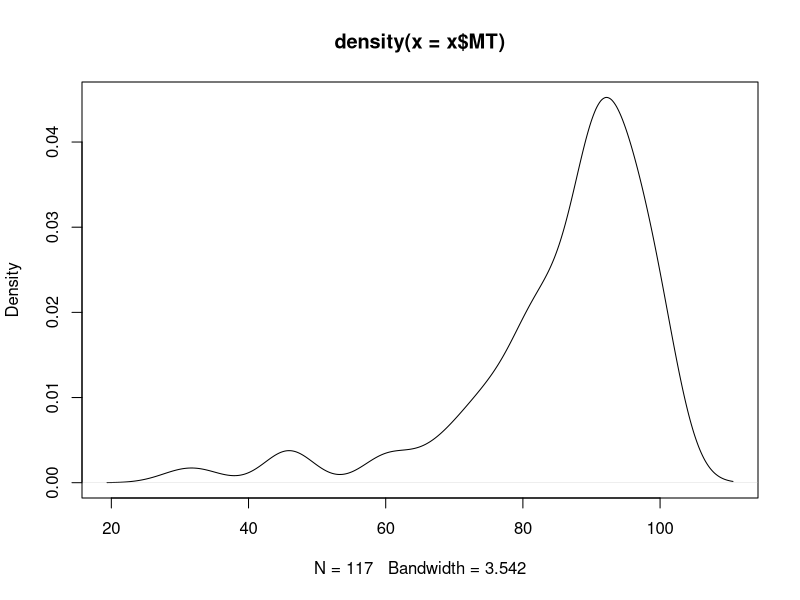
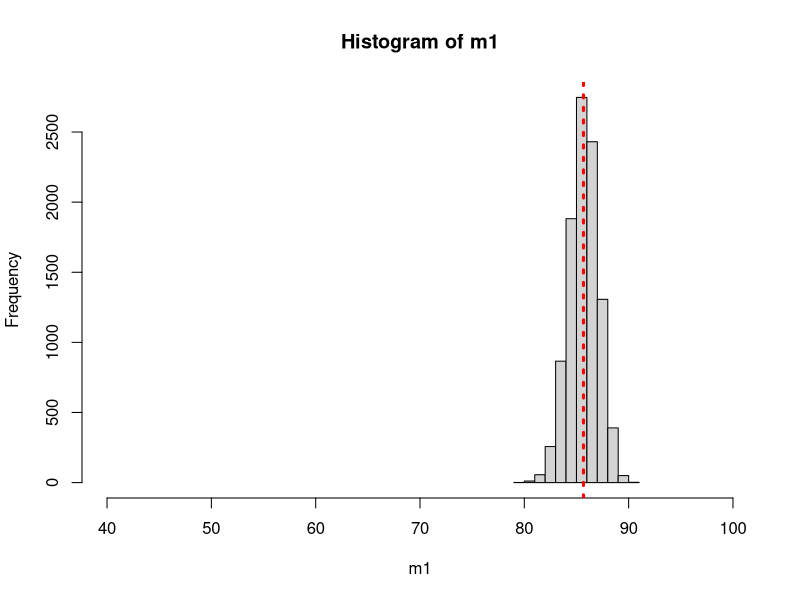
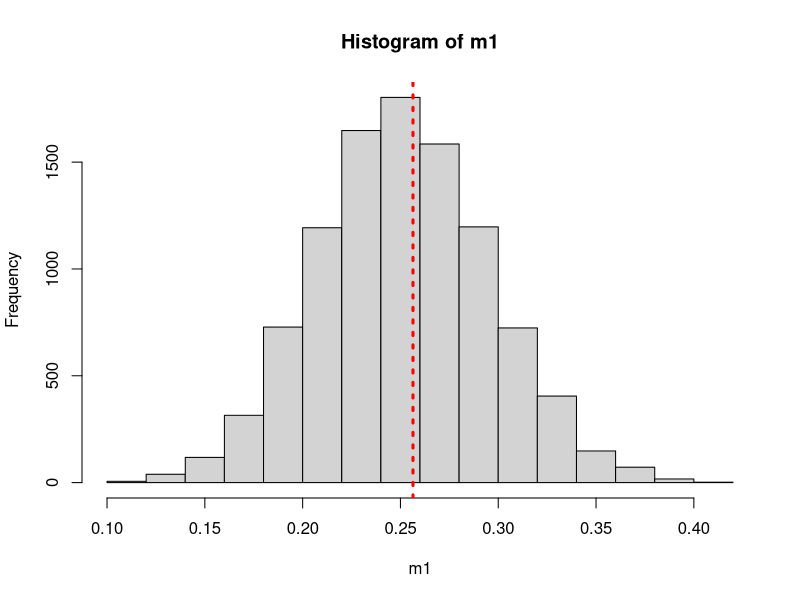

Write R code to recreate these figures, in order.
##CLT simulation 
#Xbar will have normal distribution as n gets larger

x=read.csv('grades1.csv')
head(x)

plot(density(x$MT))
mean(x$MT)   #mu=85.7 true mean
sd(x$MT)    #sigma = 14.1  true sd

nSim=10000    #number of repetition

n=100    #sample size 
m1=c()

for (i in 1:nSim) {
  s=sample(x$MT, n, replace = T)
  m1[i]=mean(s)
  
}
length(m1)


hist(m1, 
     xlim=c(40,100))

abline(v=mean(x$MT), col='red', lty=3, lwd=3)

#par(mfrow=c(3,2))
#
#dev.off()

#CLT for Sample proportion

nSim=10000    #number of repetition

n=100    #sample size 
m1=c()

for (i in 1:nSim) {
  s=sample(x$Grade, n, replace = T)
  m1[i]=mean(s)
  
}
length(m1)


hist(m1)
abline(v=mean(x$Grade), col='red', lty=3, lwd=3)

prop.table(table(x$Grade))
